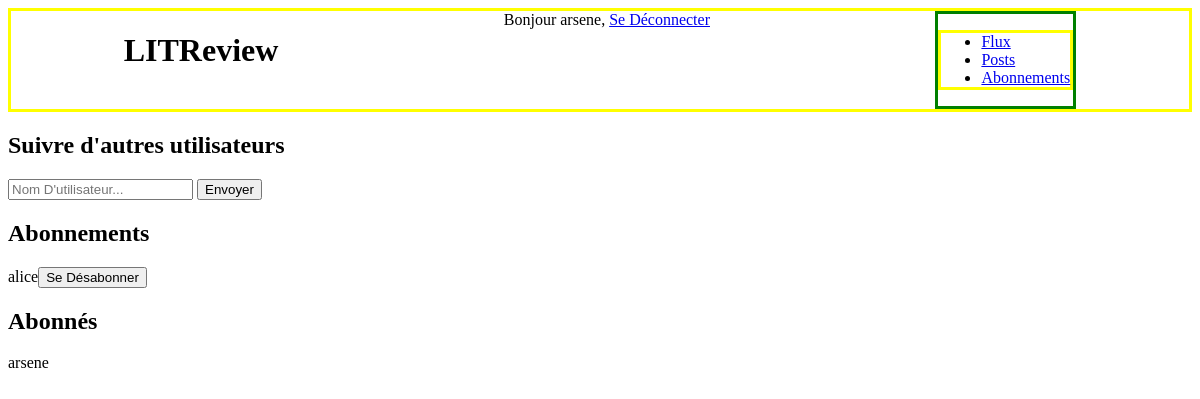
The app's page /subscribers_page/ (signed in), older data.
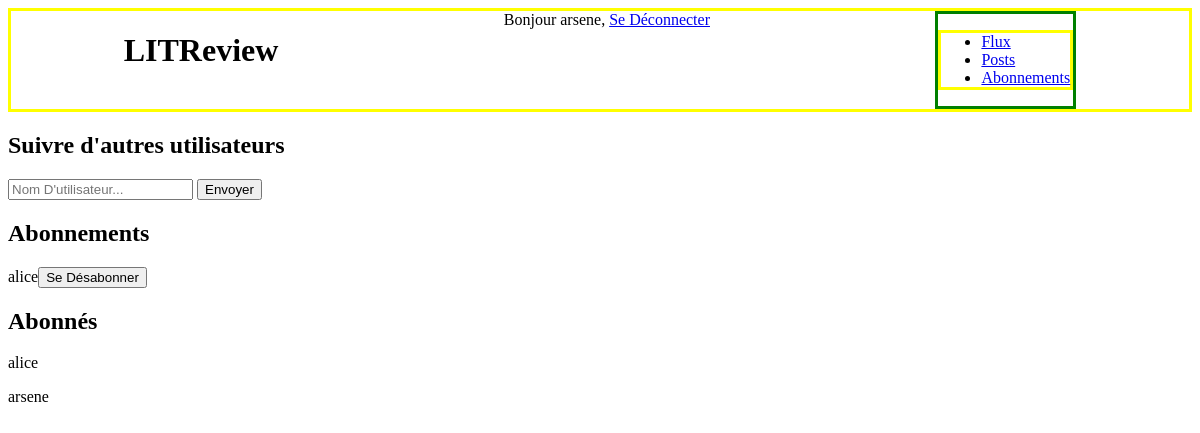
The same page, newer data.
### Base/models.py (models this page shows)
class UserFollows(models.Model):
    class Meta:
        unique_together = ('user', 'followed_user', )
    user = models.ForeignKey(\
        to=settings.AUTH_USER_MODEL, on_delete=models.CASCADE,\
        related_name='following')
    followed_user = models.ForeignKey(\
        to=settings.AUTH_USER_MODEL, on_delete=models.CASCADE,\
        related_name='followed_by')

### Base/views.py (the view, shortened to what this page needs)
# urls.py: path('subscribers_page/', b_views.subscribers_page, name='subscribers_page'),
@login_required
def subscribers_page(request):
    users = User.objects.exclude(id = request.user.id)
    test_user = request.user
    user_to = test_user.following.all()
    to_user = test_user.followed_by.all()
    followed_group = [followed.followed_user for followed in user_to]
    return render(request, 'subscribers_page.html', context={'users':users, 'user_to':user_to, 'to_user':to_user,
                                                                'followed_group':followed_group})

### LITReview/templates/subscribers_page.html (shortened to what this page needs)
{% extends "Base.html" %}
{% block content %}
    <h2>Suivre d'autres utilisateurs</h2>
    <div>
        <form method="POST">
            <input id="user-search" type="text" name="user_to_follow" placeholder="Nom D'utilisateur...">
            <button type="submit">Envoyer</button>
        </form>
    </div>
    <h2>Abonnements</h2>
    <div>
        <section>
            <div>
            {% for user in users %}
                {% if user in followed_group %}
                    <form method="POST">
                        <p>{{user.username}}<button type="submit">Se Désabonner</button></p>
                    </form>
                {% endif %}
            {% endfor %}
            </div>
        </section>
    <h2>Abonnés</h2>
    <div>
        {% for subscriber_test in to_user %}
                <p>{{subscriber_test.user}}</p>
            {% endfor %}
    </div>
        {{ request.user.username }}
    </div>
{% endblock %}

Row changes from the older to the newer data that the page shows:
added UserFollows: user "alice"
